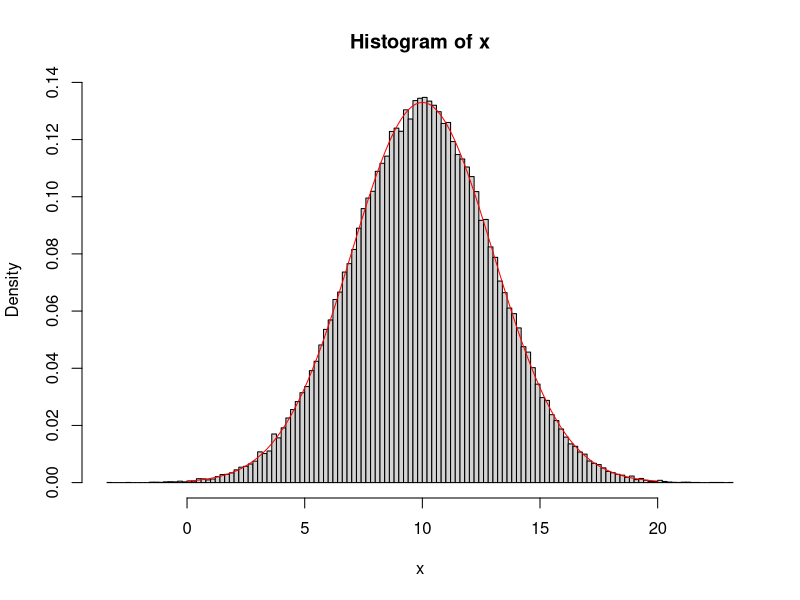
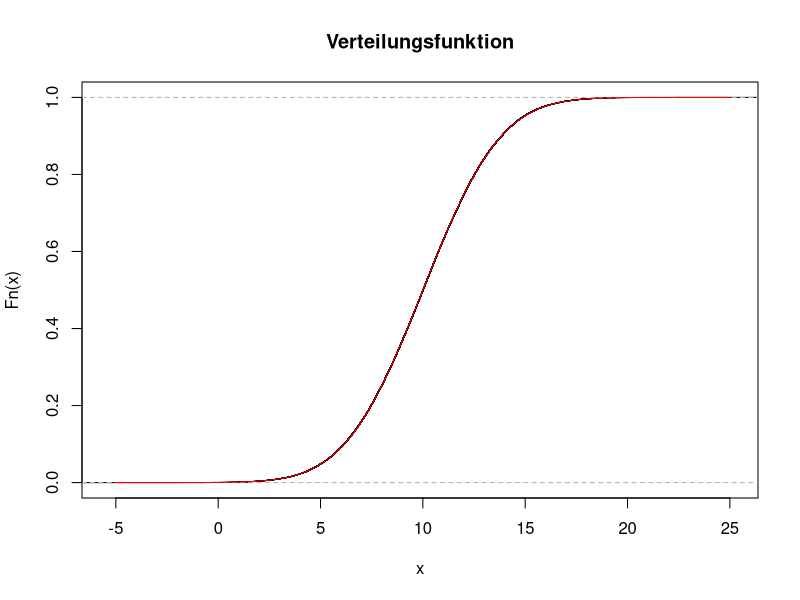
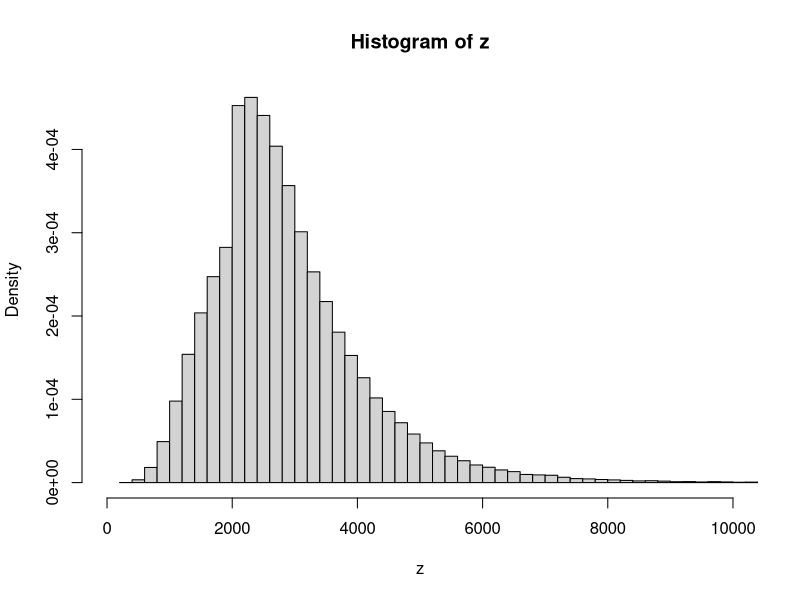
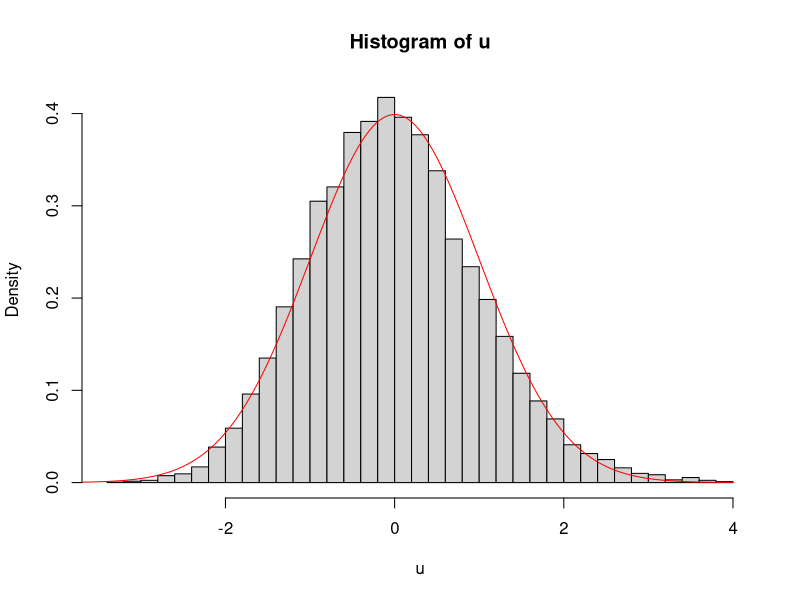
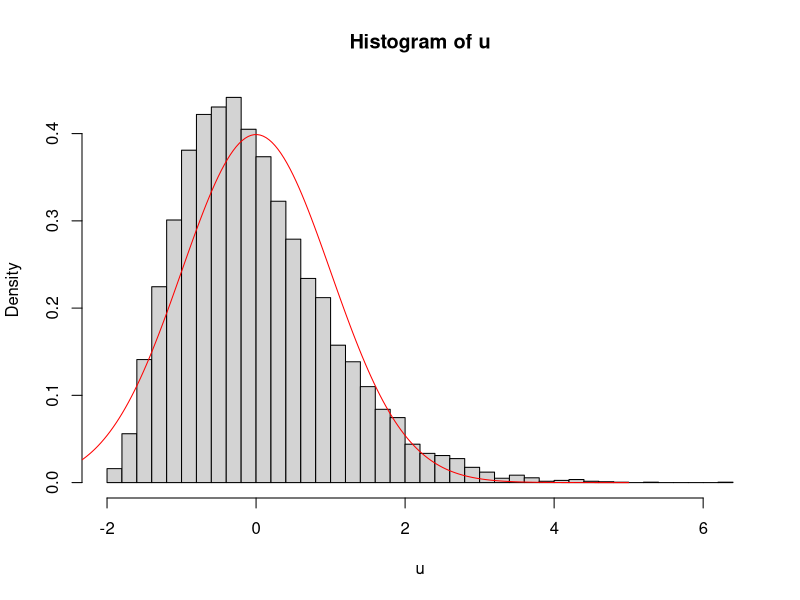

Source code (R) for these figures, in order:
## ---- chunk 1
n <- 100000
x <- rnorm(n, mean=10, sd=3)
## ---- chunk 2
mean(x)
## ---- chunk 3
var(x)
## ---- chunk 4
quantile(x, 0.75)
## ---- chunk 5
qnorm(0.75, mean=10, sd=3)
## ---- chunk 6
hist(x, breaks=100, probability=TRUE)

g <- seq(from=0, to=20, length=200)
lines(g, dnorm(g, mean=10, sd=3), col="red")
## ---- chunk 7
plot(ecdf(x),
     main="Verteilungsfunktion")

g <- seq(from=-5, to=25, length=200)
lines(g, pnorm(g, mean=10, sd=3), col="red")
## ---- chunk 8
n <- 100000
x <- rnorm(n, mean=8, sd=0.5)
y <- exp(x)
s <- ifelse(y <= 2000, 0, 0.35*(y-2000))
z <- y-s
mean(z)
## ---- chunk 9
hist(z, probability=TRUE, breaks=100, xlim=c(0, 10000))
## ---- chunk 10
n <- 100000
z <- rep(n, 0)

for(i in 1:n){

  x <- rnorm(1, mean=8, sd=0.5)
  y <- exp(x)
  if(y <= 2000){
    s <- 0
  } else {
    s <- 0.35*(y-2000)
  }
  z[i] <- y-s

}
mean(z)
## ---- chunk 11
R <- 10000
u <- rep(0, R)
## ---- chunk 12
mu <- 1/2
sigma <- 1/2
n <- 50

for(r in 1:R){

    x <- rexp(n, rate=2)
    xquer <- mean(x)
    u[r] <- sqrt(n)*(xquer - mu)/sigma

}
## ---- chunk 13
hist(u, probability=TRUE, breaks=50)

g <- seq(from=-4, to=4, length=200)
lines(g, dnorm(g), col="red")
## ---- chunk 14
n <- 5

for(r in 1:R){

    x <- rexp(n, rate=2)
    xquer <- mean(x)
    u[r] <- sqrt(n)*(xquer - 1/2)/sqrt(1/4)

}
hist(u, prob=TRUE, breaks=50)

g <- seq(from=-3, to=5, length=200)
lines(g, dnorm(g), col="red")
